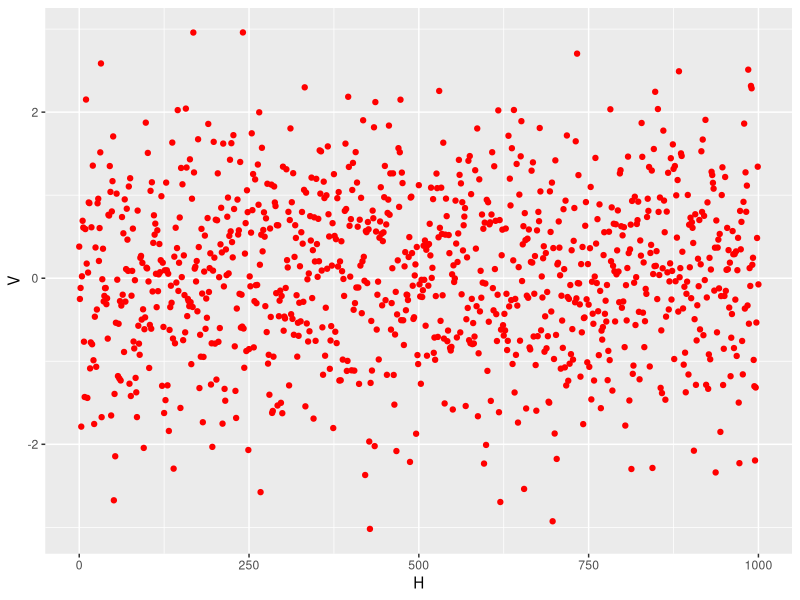

Generate this figure with R:
## ---- chunk 1
MyFrame = as.data.frame(
                  cbind(H = seq(0,1000,1),
                        V = rnorm(length(seq(0,1000,1))))
)


library(ggplot2)

ggplot(MyFrame, aes(H,V)) +
  geom_point(col="red")
## ---- chunk 2
2+3
## ---- chunk 3
2+3+3/2
